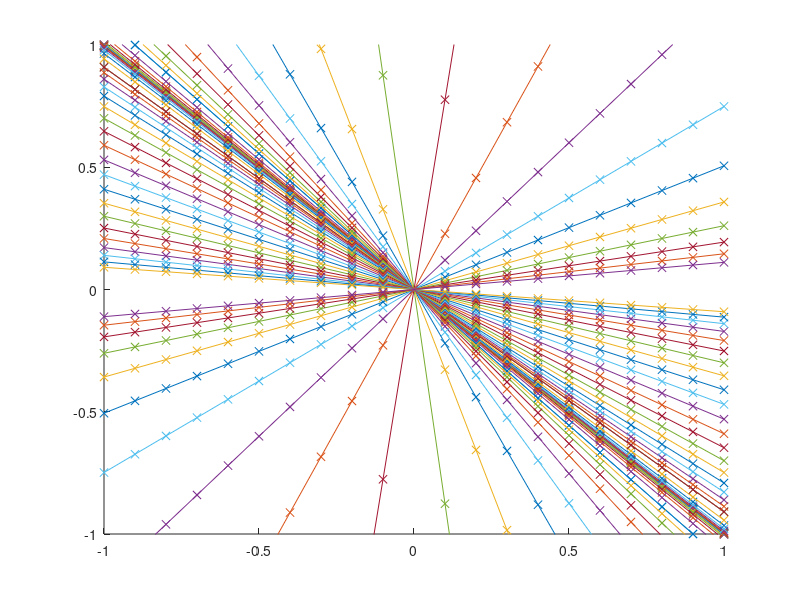

MATLAB code to generate this figure:
%% Problem 1
% h=.01;
% 
% [X, Y]=meshgrid(-1:h:1,-1:h:1);      % the grid is now rectangular
% f = -10*X./Y;
% contour(X, Y, f, -10:1:10);  
% hold on                         
% dx=ones(size(X));
% quiver(X, Y, dx, f)
% axis tight
% hold off


% Plotting isoclines
grid_step = 0.1;
grid_max = 1;
grid_min = -1;
[X, Y] = meshgrid(grid_min:grid_step:grid_max, grid_min:grid_step:grid_max);

isoc_step = 0.1;
% f = @(x1, alpha) -10*x1/alpha;
f = @(x1, alpha) -10*x1/(10+alpha);
figure(1);
cla
hold on;
for alpha = [logspace(-2,0,10), logspace(0,2,20)]
    for i = 0:1
        alpha_s = alpha*(-1)^i;
        x1 = grid_min:isoc_step:grid_max;
        x2 = [];
        for x = x1 
            x2 = [x2, f(x, alpha_s)];
        end
        plot(x1, x2, '-x')
    end
end
xlim([grid_min, grid_max])
ylim([grid_min, grid_max])
hold off;